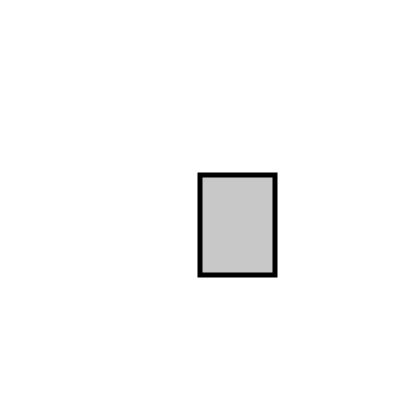
Frame 1 (no input)
Frame 60 (no input): identical to frame 1, image omitted
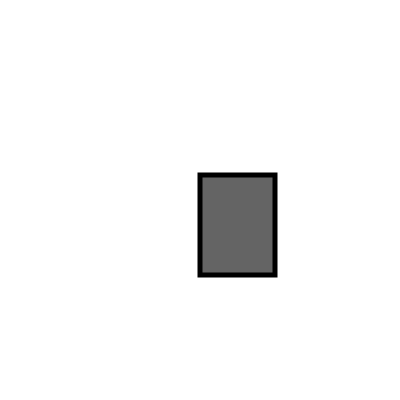
Frame 120 (the mouse pressed at the canvas centre since frame 60)

The p5.js sketch that drew these frames (run headless with seeded random() and noise() and a simulated clock; from frame 60 on, the mouse is pressed at the canvas centre):

// p5.js sketch
// ── sketch.js
var backgroundColor;
var isOverRectangle;
 
function setup() 
{
  // set canvas size
  createCanvas(400, 400);
  
  // default background color
  backgroundColor = color(255, 255, 255);
}
 
function draw() 
{
  background(backgroundColor);
 
  // check if mouse is inside the rectangle
  // mouseX >= x && mouseX <= x+width && mouseY >= y && mouseY <= y+height
  if (mouseX >= 200 && mouseX <= 200+75 && mouseY >= 150 && mouseY <= 150+100) 
  {
    isOverRectangle = true;
  } else {
    isOverRectangle = false;
  }
  
  // draw a rectangle
  rectMode(CORNER);
  stroke(0);
  strokeWeight(5);
  if(isOverRectangle == true)
  {
    fill(100);
    cursor(HAND);
  } else {
	fill(200); 
	cursor(ARROW); 
  }
  rect(200, 175, 75, 100);
  
}
 
function mousePressed()
{
  if(isOverRectangle == true)
  {
    backgroundColor = color(random(255), random(255), random(255));
  }
}
